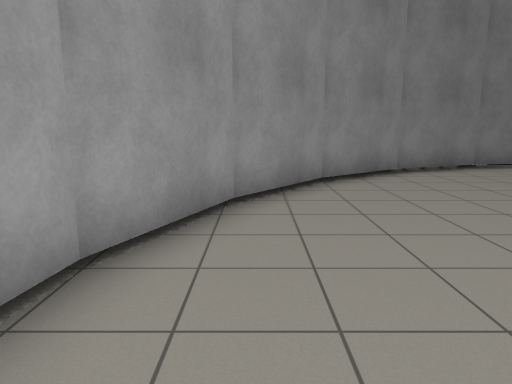
[1] (above)

13 first-person views from a walk through a robot-simulator world made for Gazebo. The camera is 1.2 m above the floor, tilts 10° down and sees 70° across. The floor is counted in squares, 1 m on a side. Each view is taken from the middle of a square. On the plan, view 1 faces up. The plan holds only what a view shows up to about 14 squares ahead; the rest is blank. The place goes on beyond the plan.

[2]
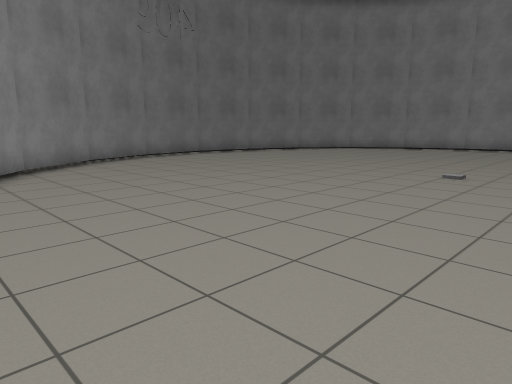

[3]
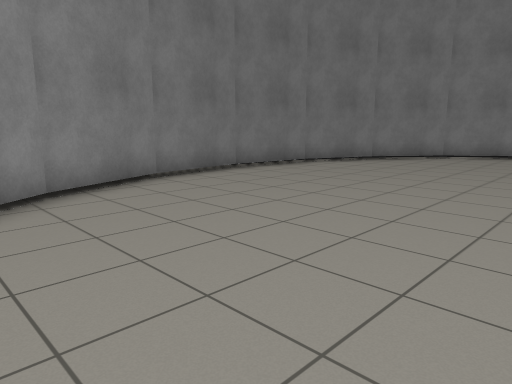

[4]
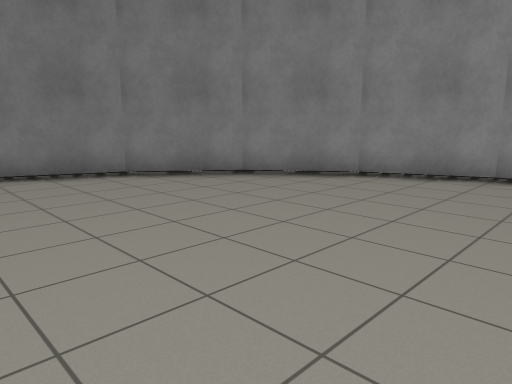

[5]
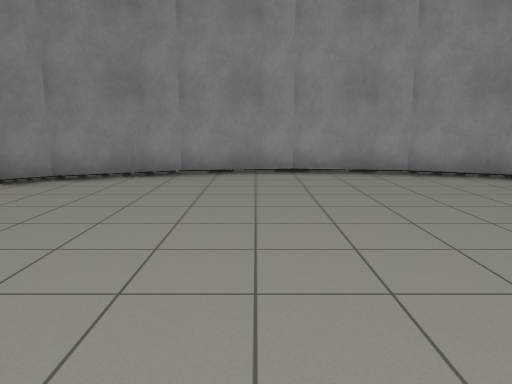

[6]
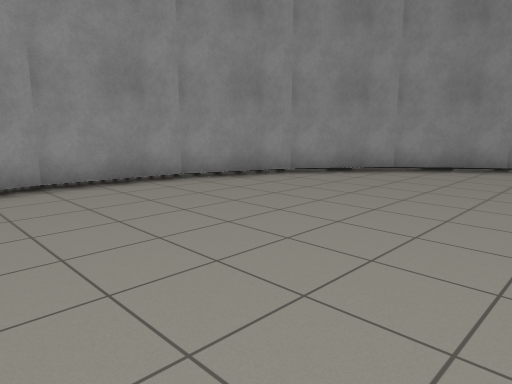

[7]
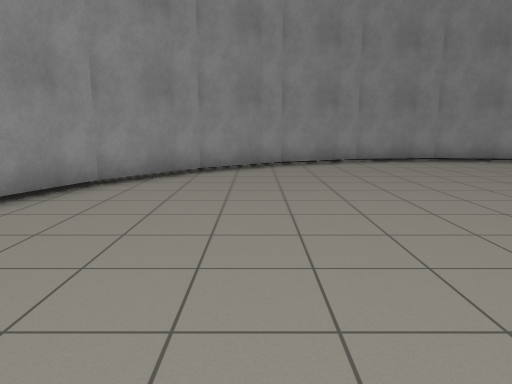

[8]
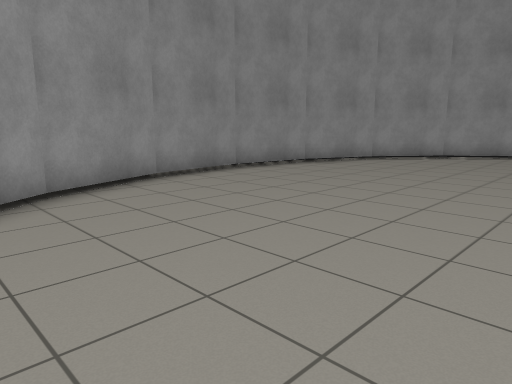

[9]
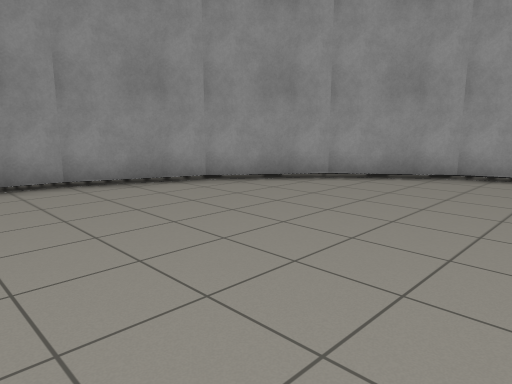

[10]
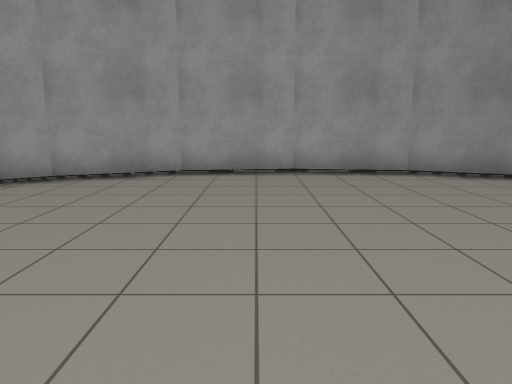

[11]
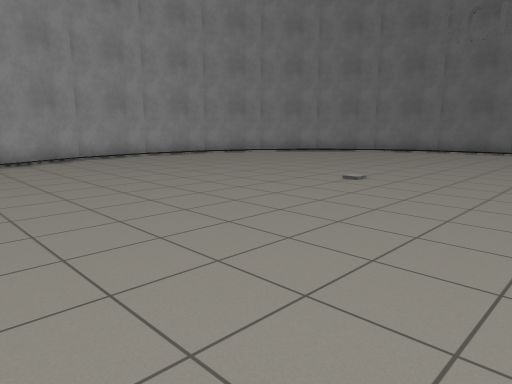

[12]
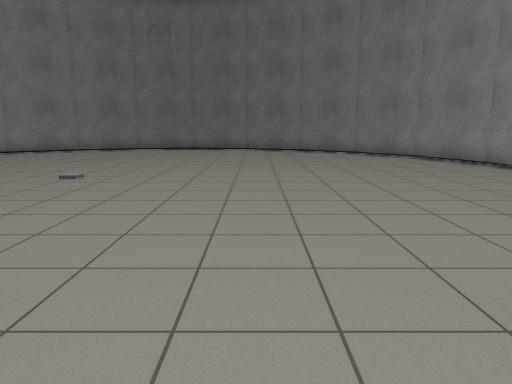

[13]
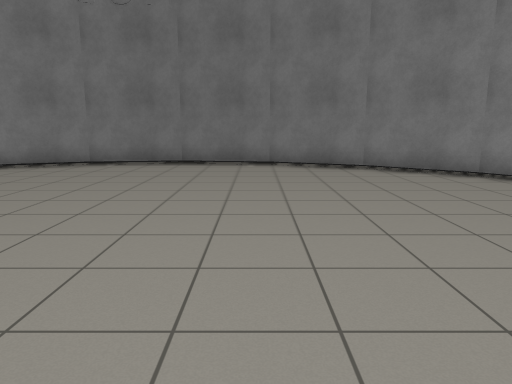

### Floor plan
Points are (right, up) in squares from view 1. A wall is a line through its corners. A room is listed if a view was taken in it or the views show most of it. See-through windows are left out.
Room 1 (views 1, 2, 3, 4, 5, 6, 7, 8, 9, 10, 11, 12, 13)
walls: (-1.5, -2.9) (-0.3, -5.8); (-1.9, 0.1) (-1.5, -3); (-1.5, 3) (-1.9, -0.1); (-0.3, 5.8) (-1.5, 2.9); (-0.4, -5.7) (1.5, -8); (1.4, -8) (3.9, -9.9); (1.5, 8.1) (-0.4, 5.6); (3.8, -9.8) (6.6, -11); (3.8, 9.9) (1.4, 8); (6.6, 11) (3.8, 9.8); (6.5, -11) (9.5, -11.4) (12.6, -11); (9.6, 11.4) (6.5, 11); (12.4, -11) (15.2, -9.8); (12.6, 11) (9.5, 11.4); (15.3, 9.8) (12.4, 11); (15.2, -9.9) (17.5, -8); (17.5, -8.1) (19.4, -5.7); (17.6, 8) (15.1, 9.9); (19.3, -5.7) (20.5, -2.9); (19.4, 5.6) (17.5, 8.1); (20.5, 2.9) (19.3, 5.7); (20.5, -3) (20.9, 0.1); (20.9, -0.1) (20.5, 3)

Where each view was taken, in squares from view 1:
view 1: 0 up, 0 right, facing up
view 2: 3 down, 1 left, facing up-right
view 3: 3 up, 2 right, facing up-right
view 4: 1 up, 11 right, facing up-right
view 5: 1 up, 11 right, facing right
view 6: 2 up, 13 right, facing down-right
view 7: 2 up, 16 right, facing down
view 8: 3 down, 17 right, facing down-left
view 9: 3 down, 9 right, facing down-left
view 10: 1 down, 8 right, facing left
view 11: 8 down, 13 right, facing up-left
view 12: 9 down, 13 right, facing up
view 13: 1 down, 12 right, facing up
